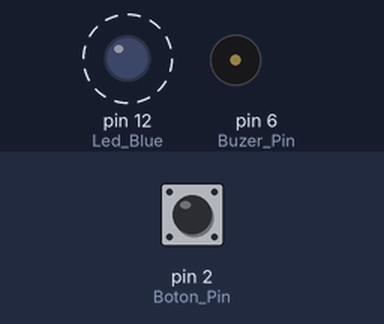
Bench run of a sketch on a simulated Arduino Uno, built with avr-gcc and run on an emulated ATmega328P. Shown: output pins drawn as LEDs (lit = HIGH), buzzer (waves = sounding). Dashed ring = blinking. The test bench sets the inputs (shaded band); at power-on: pin 2 (Boton_Pin) LOW.

Above: at 2.5 s.
Timing chart, 0 to 5.1 s (numbered marks = the images above):
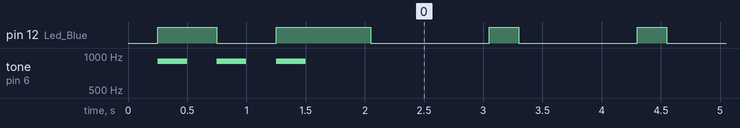

The sketch:

act2_clase_04_05_22_spd1.ino
```cpp
// Act 2 Clase 04/05/22 SPD
// Timbre
int Led_Blue = 12;
int Buzer_Pin = 6;
int Boton_Pin = 2;
int inputValue = 0;

void setup()
{
  pinMode(Led_Blue, OUTPUT);
  pinMode(Buzer_Pin, OUTPUT);
  pinMode(Boton_Pin, INPUT);
  delay(250);
  digitalWrite(Led_Blue, 1);
  tone(Buzer_Pin, 900, 250);
  delay(500);
  digitalWrite(Led_Blue, 0);
  tone(Buzer_Pin, 900, 250);
  delay(500);
  digitalWrite(Led_Blue, 1);
  tone(Buzer_Pin, 900, 250);
  delay(800);
  digitalWrite(Led_Blue, 0);
}

void loop()
{
  // Lectura Digital
  inputValue = digitalRead(Boton_Pin);
  if (inputValue == HIGH)
  {
    tone(Buzer_Pin, 440);
    delay(1000);
    noTone(Buzer_Pin);
    delay(500);
    tone(Buzer_Pin, 523, 300);
    delay(500);
  }
  else
  {
    noTone(Buzer_Pin);
  }
  delay(1000);
  digitalWrite(Led_Blue, 1);
  delay(250);
  digitalWrite(Led_Blue, 0);
}
```

Measured:
- by itself, pin 12 (Led_Blue): goes LOW 0.50 s, HIGH 0.80 s, 102 × (LOW 1.0 s, HIGH 0.25 s), then LOW
